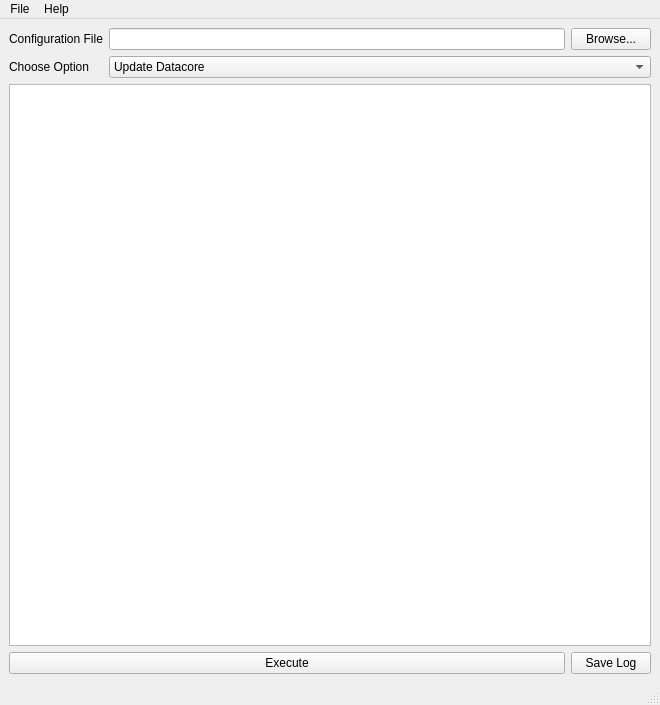
<?xml version="1.0" encoding="UTF-8"?>
<ui version="4.0">
 <class>EMCT</class>
 <widget class="QMainWindow" name="EMCT">
  <property name="geometry">
   <rect>
    <x>0</x>
    <y>0</y>
    <width>660</width>
    <height>705</height>
   </rect>
  </property>
  <property name="windowTitle">
   <string>ERTMS Manager Configuration Tool</string>
  </property>
  <widget class="QWidget" name="centralwidget">
   <layout class="QGridLayout" name="gridLayout">
    <item row="0" column="0">
     <widget class="QLabel" name="label">
      <property name="text">
       <string>Configuration File</string>
      </property>
     </widget>
    </item>
    <item row="0" column="1">
     <widget class="QLineEdit" name="configFile"/>
    </item>
    <item row="0" column="2">
     <widget class="QPushButton" name="pushButton_Browse">
      <property name="text">
       <string>Browse...</string>
      </property>
     </widget>
    </item>
    <item row="1" column="0">
     <widget class="QLabel" name="label_2">
      <property name="text">
       <string>Choose Option</string>
      </property>
     </widget>
    </item>
    <item row="4" column="2">
     <widget class="QPushButton" name="pushButton_Save">
      <property name="text">
       <string>Save Log</string>
      </property>
     </widget>
    </item>
    <item row="2" column="0" colspan="3">
     <widget class="QTextBrowser" name="log"/>
    </item>
    <item row="1" column="1" colspan="2">
     <widget class="QComboBox" name="chooseOption">
      <item>
       <property name="text">
        <string>Update Datacore</string>
       </property>
      </item>
      <item>
       <property name="text">
        <string>Update LEU</string>
       </property>
      </item>
      <item>
       <property name="text">
        <string>Update RBC</string>
       </property>
      </item>
      <item>
       <property name="text">
        <string>Update Modules</string>
       </property>
      </item>
      <item>
       <property name="text">
        <string>Check Version</string>
       </property>
      </item>
      <item>
       <property name="text">
        <string>Shutdown Systems</string>
       </property>
      </item>
      <item>
       <property name="text">
        <string>Reboot Systems</string>
       </property>
      </item>
     </widget>
    </item>
    <item row="4" column="0" colspan="2">
     <widget class="QPushButton" name="pushButton_execute">
      <property name="text">
       <string>Execute</string>
      </property>
     </widget>
    </item>
   </layout>
  </widget>
  <widget class="QMenuBar" name="menubar">
   <property name="geometry">
    <rect>
     <x>0</x>
     <y>0</y>
     <width>660</width>
     <height>23</height>
    </rect>
   </property>
   <widget class="QMenu" name="menuFile">
    <property name="title">
     <string>File</string>
    </property>
    <addaction name="separator"/>
    <addaction name="quit"/>
   </widget>
   <widget class="QMenu" name="menuHelp">
    <property name="title">
     <string>Help</string>
    </property>
    <addaction name="actionHelp"/>
   </widget>
   <addaction name="menuFile"/>
   <addaction name="menuHelp"/>
  </widget>
  <widget class="QStatusBar" name="statusBar"/>
  <action name="quit">
   <property name="text">
    <string>Quit</string>
   </property>
  </action>
  <action name="actionHelp">
   <property name="text">
    <string>Help...</string>
   </property>
  </action>
 </widget>
 <resources/>
 <connections/>
</ui>
